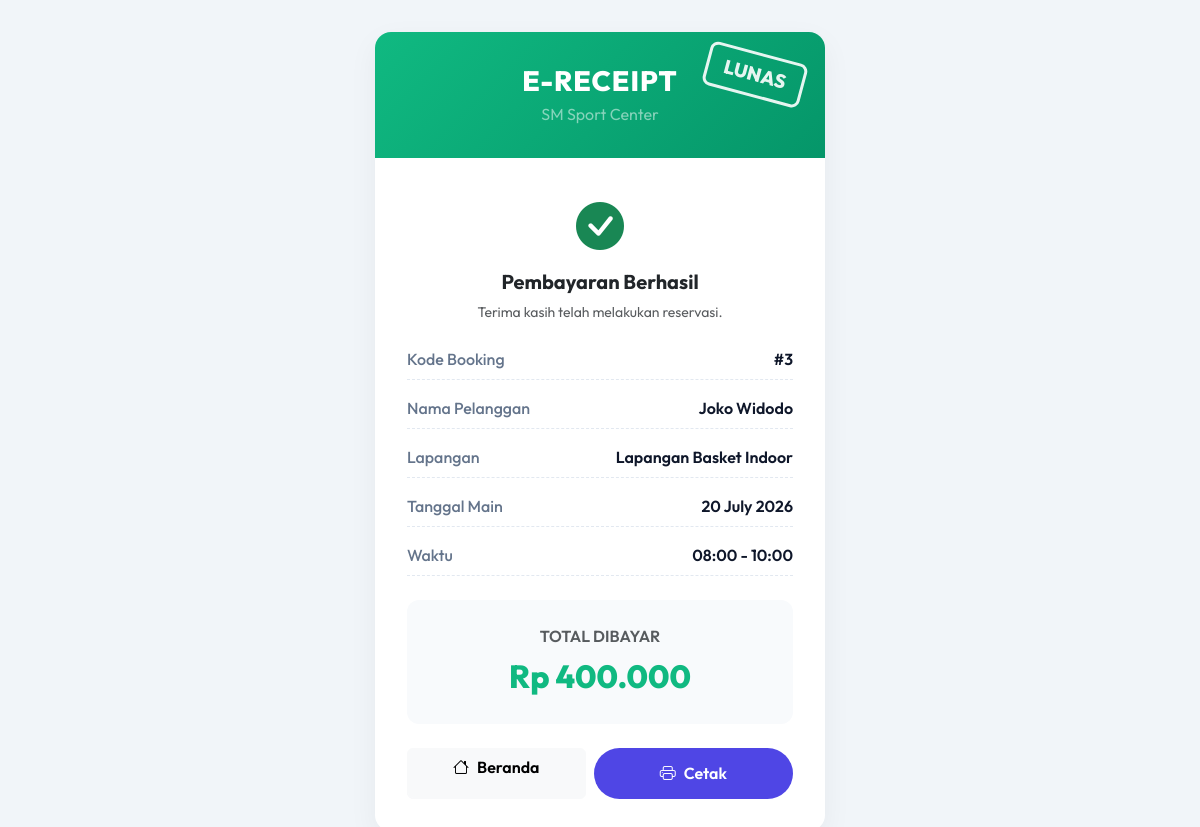
/struk.php?id=3, run on an earlier commit of the app's database.
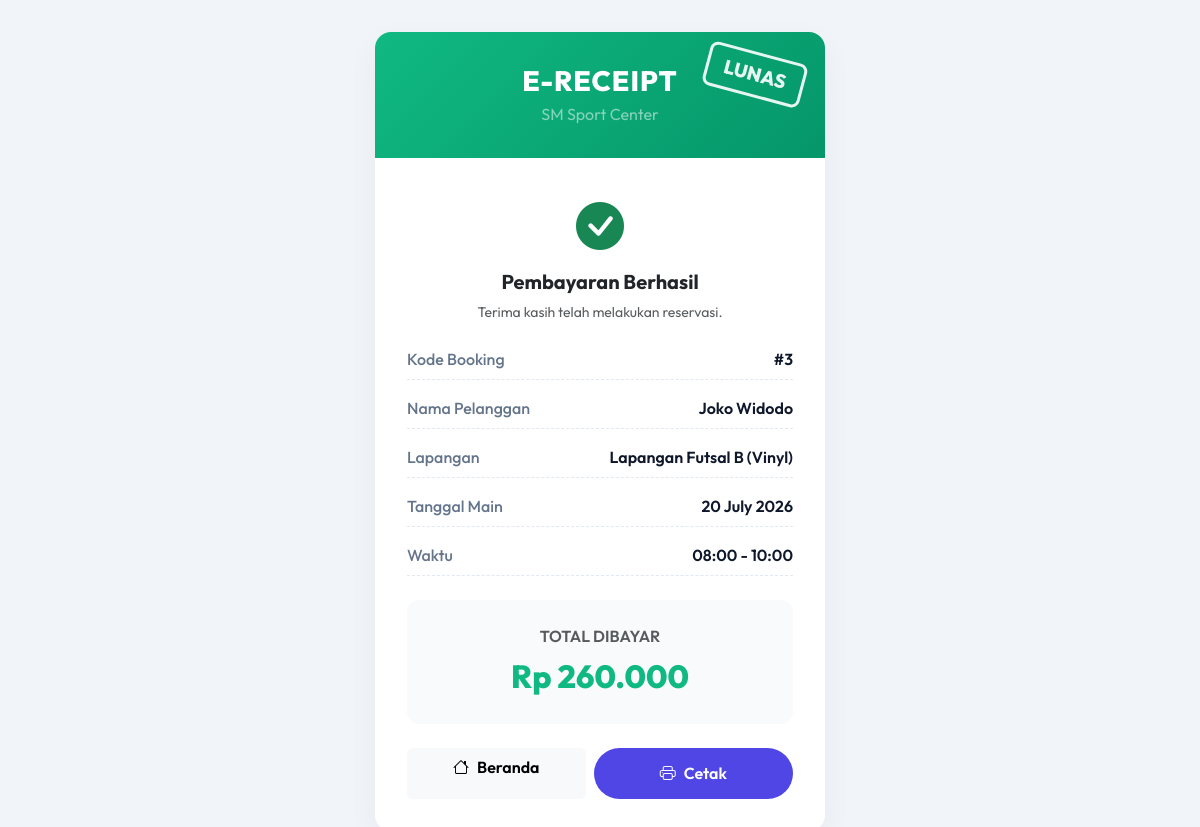
And on a later commit of the database.
### tables this page shows
CREATE TABLE IF NOT EXISTS `reservasi` (
  `id_reservasi` INT AUTO_INCREMENT PRIMARY KEY,
  `id_pelanggan` INT NOT NULL,
  `id_lapangan` INT NOT NULL,
  `tanggal` DATE NOT NULL,
  `jam_mulai` TIME NOT NULL,
  `jam_selesai` TIME NOT NULL,
  `total_bayar` INT NOT NULL,
  `bukti_pembayaran` VARCHAR(255) NULL,
  `status` ENUM('Menunggu Pembayaran', 'Selesai', 'Dibatalkan') NOT NULL DEFAULT 'Menunggu Pembayaran',
  FOREIGN KEY (`id_pelanggan`) REFERENCES `pelanggan` (`id_pelanggan`) ON DELETE CASCADE ON UPDATE CASCADE,
  FOREIGN KEY (`id_lapangan`) REFERENCES `lapangan` (`id_lapangan`) ON DELETE CASCADE ON UPDATE CASCADE
);

CREATE TABLE IF NOT EXISTS `lapangan` (
  `id_lapangan` INT AUTO_INCREMENT PRIMARY KEY,
  `nama_lapangan` VARCHAR(100) NOT NULL,
  `jenis` VARCHAR(50) NOT NULL,  
  `harga_per_jam` INT NOT NULL,
  `status` ENUM('Tersedia', 'Tidak Tersedia') NOT NULL DEFAULT 'Tersedia'
);

CREATE TABLE IF NOT EXISTS `pelanggan` (
  `id_pelanggan` INT AUTO_INCREMENT PRIMARY KEY,
  `nama` VARCHAR(100) NOT NULL,
  `no_hp` VARCHAR(20) NOT NULL,
  `email` VARCHAR(100) NOT NULL,
  `username` VARCHAR(50) NOT NULL UNIQUE,
  `password` VARCHAR(255) NOT NULL
);

### struk.php (the view, shortened to what this page needs)
<?php
require_once 'config/koneksi.php';
$id_reservasi = $_GET['id'] ?? 0;
$stmt = $koneksi->prepare("
    SELECT r.*, p.nama, p.no_hp, l.nama_lapangan
    FROM reservasi r
    JOIN pelanggan p ON r.id_pelanggan = p.id_pelanggan
    JOIN lapangan l ON r.id_lapangan = l.id_lapangan
    WHERE r.id_reservasi = ?
");
$stmt->execute([$id_reservasi]);
$data = $stmt->fetch();
$is_lunas = ($data['status'] === 'Selesai');
?>
<!DOCTYPE html>
<html lang="id">
<head>
    <link href="https://cdn.jsdelivr.net/npm/bootstrap@5.3.0/dist/css/bootstrap.min.css" rel="stylesheet">
    <link href="https://cdn.jsdelivr.net/npm/bootstrap-icons@1.10.5/font/bootstrap-icons.css" rel="stylesheet">
</head>
<body>
<div class="container d-flex justify-content-center">
    <div class="receipt-card">
        <div class="receipt-header">
            <?php if ($is_lunas): ?>
                <div class="stamp-lunas">LUNAS</div>
            <?php endif; ?>
            <h3 class="mb-1">E-RECEIPT</h3>
            <p class="mb-0 text-white-50">SM Sport Center</p>
        </div>
        <div class="receipt-body">
            <div class="text-center mb-4">
                <i class="bi bi-check-circle-fill text-success" style="font-size: 3rem;"></i>
                <h5 class="fw-bold mt-2">Pembayaran Berhasil</h5>
                <p class="text-muted small">Terima kasih telah melakukan reservasi.</p>
            </div>
            <div class="detail-row">
                <span class="detail-label">Kode Booking</span>
                <span class="detail-value">#<?= $data['id_reservasi'] ?></span>
            </div>
            <div class="detail-row">
                <span class="detail-label">Nama Pelanggan</span>
                <span class="detail-value"><?= htmlspecialchars($data['nama']) ?></span>
            </div>
            <div class="detail-row">
                <span class="detail-label">Lapangan</span>
                <span class="detail-value"><?= htmlspecialchars($data['nama_lapangan']) ?></span>
            </div>
            <div class="detail-row">
                <span class="detail-label">Tanggal Main</span>
                <span class="detail-value"><?= date('d F Y', strtotime($data['tanggal'])) ?></span>
            </div>
            <div class="detail-row">
                <span class="detail-label">Waktu</span>
                <span class="detail-value"><?= substr($data['jam_mulai'],0,5) ?> - <?= substr($data['jam_selesai'],0,5) ?></span>
            </div>
            <div class="total-box">
                <div class="text-muted fw-semibold mb-1">TOTAL DIBAYAR</div>
                <div class="total-price">Rp <?= number_format($data['total_bayar'], 0, ',', '.') ?></div>
            </div>
            <div class="d-flex justify-content-between mt-4 gap-2">
                <a href="index.php" class="btn btn-light fw-semibold flex-fill btn-home"><i class="bi bi-house me-2"></i>Beranda</a>
                <button onclick="window.print()" class="btn btn-print flex-fill"><i class="bi bi-printer me-2"></i>Cetak</button>
            </div>
        </div>
    </div>
</div>
</body>
</html>

What changed in the data, as far as the page shows it:
changed reservasi "Joko Widodo": id_lapangan.nama_lapangan "Lapangan Basket Indoor" → "Lapangan Futsal B (Vinyl)"; total_bayar "400.000" → "260.000"
